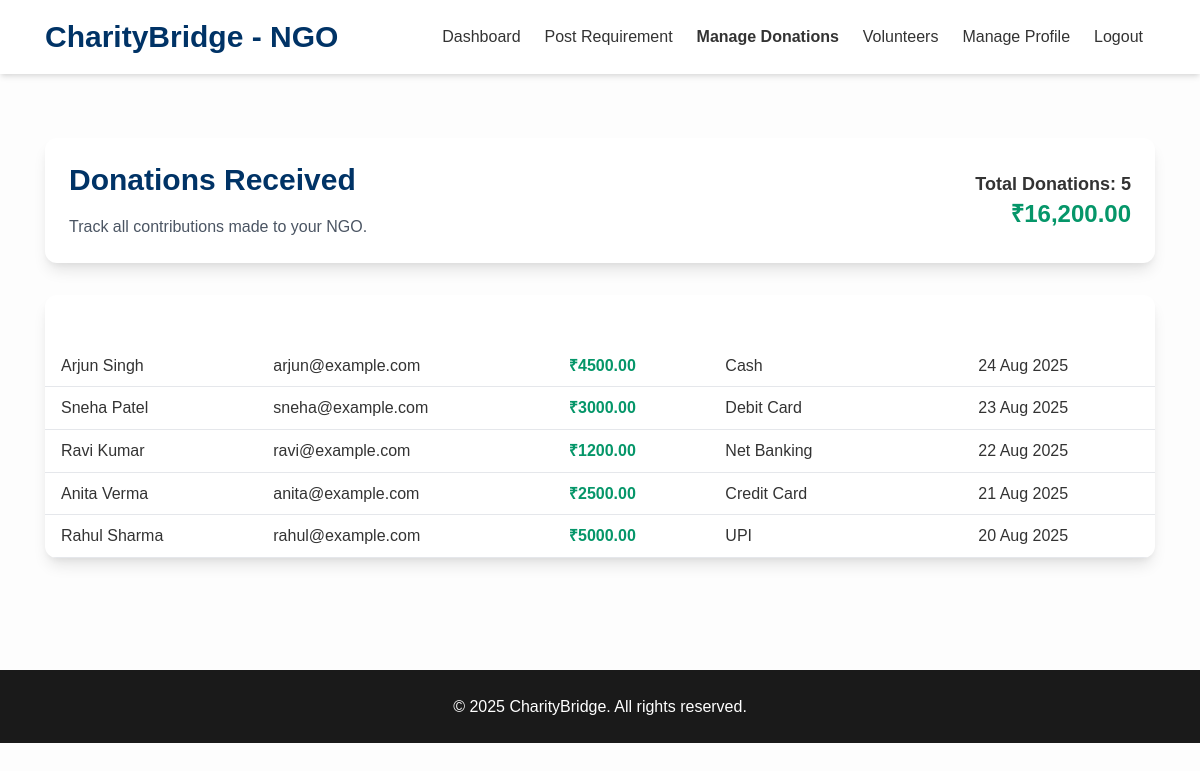
Screenshot of /ngo/pages/donations.php (signed in) with the database file from the repository.
### tables this page shows
CREATE TABLE `donations` (
  `donation_id` int(11) NOT NULL,
  `donor_id` int(11) NOT NULL,
  `ngo_id` int(11) NOT NULL,
  `amount` decimal(10,2) NOT NULL,
  `payment_method` varchar(50) DEFAULT NULL,
  `created_at` timestamp NOT NULL DEFAULT current_timestamp()
);

CREATE TABLE `donors` (
  `donor_id` int(11) NOT NULL,
  `name` varchar(100) NOT NULL,
  `email` varchar(100) NOT NULL,
  `password_hash` varchar(255) NOT NULL,
  `phone` varchar(15) DEFAULT NULL,
  `address` varchar(255) DEFAULT NULL,
  `city` varchar(100) DEFAULT NULL,
  `created_at` timestamp NOT NULL DEFAULT current_timestamp()
);

### ngo/pages/donations.php (the view, shortened to what this page needs)
<?php
$servername = "localhost";
$username   = "root";
$password   = "";
$dbname     = "charitybridge";
$conn = new mysqli($servername, $username, $password, $dbname);
$ngo_id = $_SESSION['ngo_id'];
$sql = "SELECT d.donation_id, dn.name AS donor_name, dn.email AS donor_email,
               d.amount, d.payment_method, d.created_at
        FROM donations d
        JOIN donors dn ON d.donor_id = dn.donor_id
        WHERE d.ngo_id = ?
        ORDER BY d.created_at DESC";
$stmt = $conn->prepare($sql);
$stmt->bind_param("i", $ngo_id);
$stmt->execute();
$result = $stmt->get_result();
$donations = $result->fetch_all(MYSQLI_ASSOC);
$total_sql = "SELECT SUM(amount) AS total_amount, COUNT(*) AS total_donations
              FROM donations WHERE ngo_id = ?";
$stmt2 = $conn->prepare($total_sql);
$stmt2->bind_param("i", $ngo_id);
$stmt2->execute();
$total_result = $stmt2->get_result()->fetch_assoc();
?>
<!DOCTYPE html>
<html lang="en">
<head>
  <link href="https://cdn.jsdelivr.net/npm/tailwindcss@2.2.19/dist/tailwind.min.css" rel="stylesheet">
  <link rel="stylesheet" href="../../css/style.css">
</head>
<body class="bg-light-color text-text-dark">
<header class="bg-white shadow-md py-4 px-6">
  <div class="container mx-auto flex justify-between items-center">
    <a href="dashboard.php" class="text-3xl font-bold text-primary-color">CharityBridge - NGO</a>
    <nav class="hidden md:flex">
      <a href="dashboard.php" class="px-3 py-2">Dashboard</a>
      <a href="requirements.php" class="px-3 py-2">Post Requirement</a>
      <a href="donations.php" class="px-3 py-2 font-bold text-secondary-color">Manage Donations</a>
      <a href="volunteers.php" class="px-3 py-2">Volunteers</a>
      <a href="manage_profile.html" class="px-3 py-2">Manage Profile</a>
      <a href="../backend/logout.php" class="px-3 py-2">Logout</a>
    </nav>
  </div>
</header>
<main class="py-16">
  <div class="container mx-auto px-6">
    <div class="bg-white shadow-lg rounded-xl p-6 mb-8 flex justify-between items-center">
      <div>
        <h1 class="text-3xl font-bold text-primary-color">Donations Received</h1>
        <p class="text-gray-600 mt-2">Track all contributions made to your NGO.</p>
      </div>
      <div class="text-right">
        <p class="text-lg font-semibold text-secondary-color">Total Donations: <?= $total_result['total_donations'] ?? 0 ?></p>
        <p class="text-2xl font-bold text-green-600">₹<?= number_format($total_result['total_amount'] ?? 0, 2) ?></p>
      </div>
    </div>
    <div class="overflow-x-auto bg-white rounded-xl shadow-lg">
      <table class="min-w-full text-left">
        <thead>
          <tr class="bg-primary-color text-white">
            <th class="py-3 px-4">Donor Name</th>
            <th class="py-3 px-4">Email</th>
            <th class="py-3 px-4">Amount</th>
            <th class="py-3 px-4">Payment Method</th>
            <th class="py-3 px-4">Date</th>
          </tr>
        </thead>
        <tbody>
          <?php if (count($donations) > 0): ?>
            <?php foreach ($donations as $donation): ?>
              <tr class="border-b hover:bg-gray-100">
                <td class="py-2 px-4"><?= htmlspecialchars($donation['donor_name']) ?></td>
                <td class="py-2 px-4"><?= htmlspecialchars($donation['donor_email']) ?></td>
                <td class="py-2 px-4 font-semibold text-green-600">₹<?= htmlspecialchars($donation['amount']) ?></td>
                <td class="py-2 px-4"><?= htmlspecialchars($donation['payment_method']) ?></td>
                <td class="py-2 px-4"><?= date("d M Y", strtotime($donation['created_at'])) ?></td>
              </tr>
            <?php endforeach; ?>
          <?php else: ?>
            <tr>
              <td colspan="5" class="text-center py-4 text-gray-500">No donations received yet.</td>
            </tr>
          <?php endif; ?>
        </tbody>
      </table>
    </div>
  </div>
</main>
<footer class="bg-dark-color text-white py-6 text-center">
  <p>&copy; 2025 CharityBridge. All rights reserved.</p>
</footer>
</body>
</html>

### css/style.css (style rules this page uses)
:root { --primary-color: #003366; --secondary-color: #008080; --dark-color: #1a1a1a; --light-color: #FDFDFD; --text-dark: #333333; --text-light: #ffffff; --accent-color: #DAA520; }
body { font-family: 'Montserrat', sans-serif; color: var(--text-dark); background-color: var(--light-color); line-height: 1.6; }
header { border-bottom: none; box-shadow: 0 4px 8px rgba(0,0,0,0.1); background-color: var(--text-light); padding: 1rem 0; }
header a.text-3xl { font-weight: 800; color: var(--primary-color); font-family: 'Montserrat', sans-serif; }
footer { background-color: var(--dark-color); color: var(--text-light); padding: 2rem 0; text-align: center; margin-top: 3rem; }
footer p { margin: 0; }
.container { max-width: 1140px; margin: 0 auto; padding: 0 15px; }
h1, h2, h3, h4, h5, h6 { font-family: 'Montserrat', sans-serif; color: var(--primary-color); margin-bottom: 1rem; }
h1 { font-size: 2.5rem; }

### rows the page displays
donations: donor.name "Arjun Singh", donor.email "arjun@example.com", amount "4500.00", payment_method "Cash", created_at "24 Aug 2025"
donations: donor.name "Sneha Patel", donor.email "sneha@example.com", amount "3000.00", payment_method "Debit Card", created_at "23 Aug 2025"
donations: donor.name "Ravi Kumar", donor.email "ravi@example.com", amount "1200.00", payment_method "Net Banking", created_at "22 Aug 2025"
donations: donor.name "Anita Verma", donor.email "anita@example.com", amount "2500.00", payment_method "Credit Card", created_at "21 Aug 2025"
donations: donor.name "Rahul Sharma", donor.email "rahul@example.com", amount "5000.00", payment_method "UPI", created_at "20 Aug 2025"

### other values shown
$total_result['total_donations'] "5"
$total_result['total_amount'] "16,200.00"
